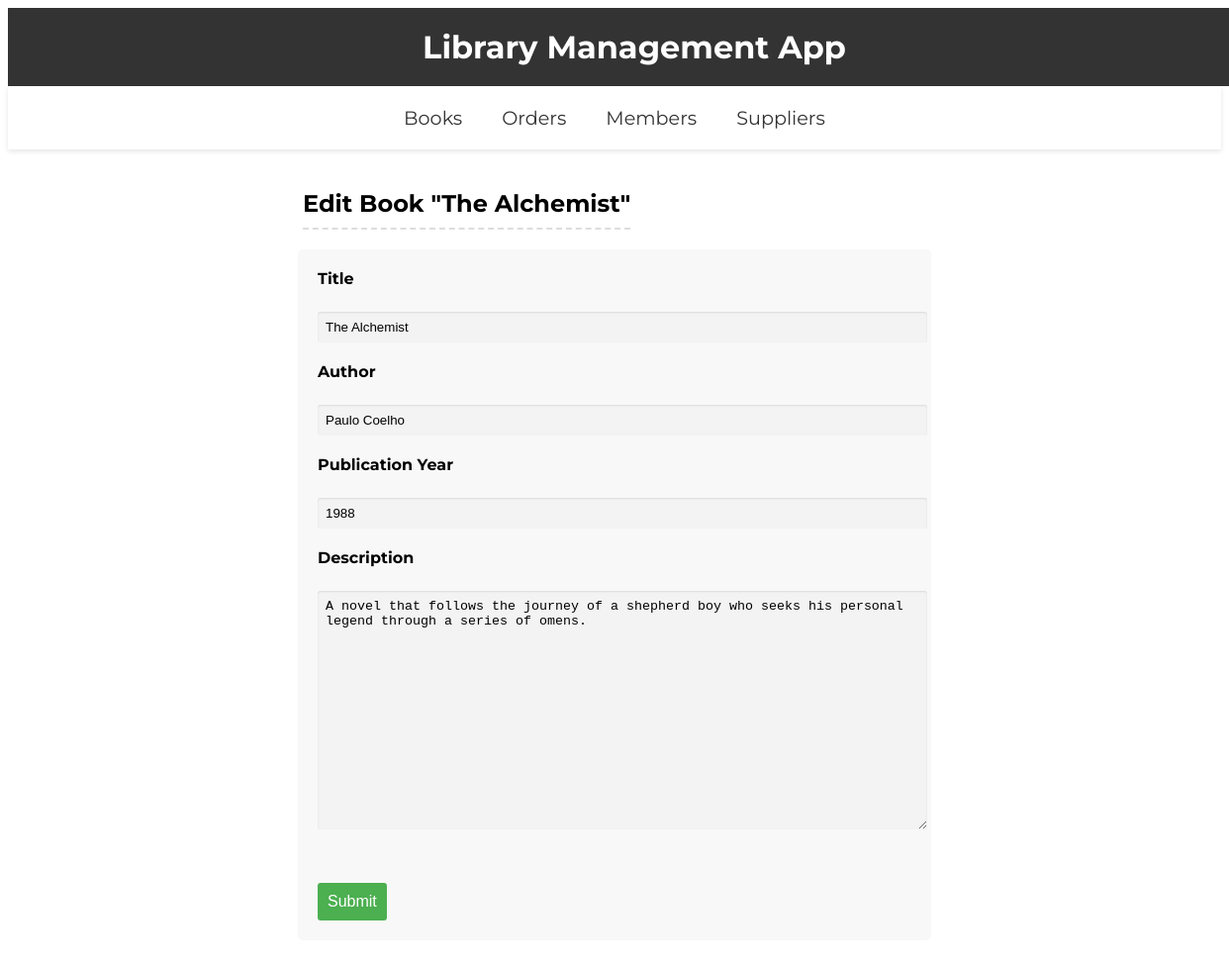
Screenshot of /1/editBook/ with the database file from the repository.
### tables this page shows
CREATE TABLE books (
    id INTEGER PRIMARY KEY AUTOINCREMENT,
    title TEXT NOT NULL,
    description TEXT NOT NULL,
    author TEXT NOT NULL,
    published_year INTEGER NOT NULL,
    isbn TEXT,
    total_copies INTEGER,
    available_copies INTEGER,
    image TEXT,
    supplier_id INTEGER,
    FOREIGN KEY (supplier_id) REFERENCES suppliers(id)
);

### main.py (the view, shortened to what this page needs)
@app.route('/<int:id>/editBook/', methods=('GET', 'POST'))
def editBook(id):
  book = get_book(id)
  return render_template('editBook.html', book=book)

### main.py (called while the page is built)
def get_db_connection():
  conn = sqlite3.connect('database.db')
  conn.row_factory = sqlite3.Row
  return conn

def get_book(book_id):
  conn = get_db_connection()
  book = conn.execute('SELECT * FROM books WHERE id = ?',
                      (book_id, )).fetchone()
  conn.close()
  if book is None:
    abort(404)
  return book

### templates/editBook.html
{% extends 'base.html' %}
{% block content %}
    <h2 class="add-or-edit">{% block title %} Edit Book "{{ book.title }}" {% endblock %}</h2>
    <form method="post">
        <label for="title">Title</label>
        <br>
        <input type="text" name="title"
               placeholder="Book title"
               value="{{ request.form['title'] or book.title }}"></input>
        <br>
        <label for="author">Author</label>
        <br>
        <input type="text" name="author"
               placeholder="Author Name"
               value="{{ request.form['author'] or book.author }}"></input>
        <br>
        <label for="published_year">Publication Year</label>
        <br>
        <input type="text" name="published_year"
                placeholder="Publication Year"
                value="{{ request.form['published_year'] or book.published_year }}"></input>
        <br>
        <label for="description">Description</label>
        <br>
        <textarea name="description"
                  placeholder="Book description"
                  rows="15"
                  cols="60"
                  >{{ request.form['description'] or book.description }}</textarea>
        <br>
        <button type="submit">Submit</button>
    </form>
{% endblock %}

### static/style.css (style rules this page uses)
body { font-family: 'Montserrat', sans-serif; }
.add-or-edit { margin-left:15%; padding-bottom:10px; display:inline-block; border-bottom: 2px dashed #ddd; }
form { max-width: 600px; margin: 0 auto; padding: 20px; border-radius: 5px; background-color: #f8f8f8; }
label { display: block; margin-bottom: 5px; font-weight: bold; }
input[type="text"], input[type="number"], textarea { width: 100%; padding: 8px; border: none; border-radius: 3px; box-shadow: inset 0 1px 2px rgba(0,0,0,0.1); background-color: #f3f3f3; margin-bottom: 20px; }
button[type="submit"] { background-color: #4CAF50; color: white; border: none; border-radius: 3px; padding: 10px; cursor: pointer; font-size: 16px; margin-top:30px; }

### rows the page displays
books: title "The Alchemist", author "Paulo Coelho", published_year "1988", description "A novel that follows the journey of a shepherd boy who seeks his personal legend through a series of omens."
